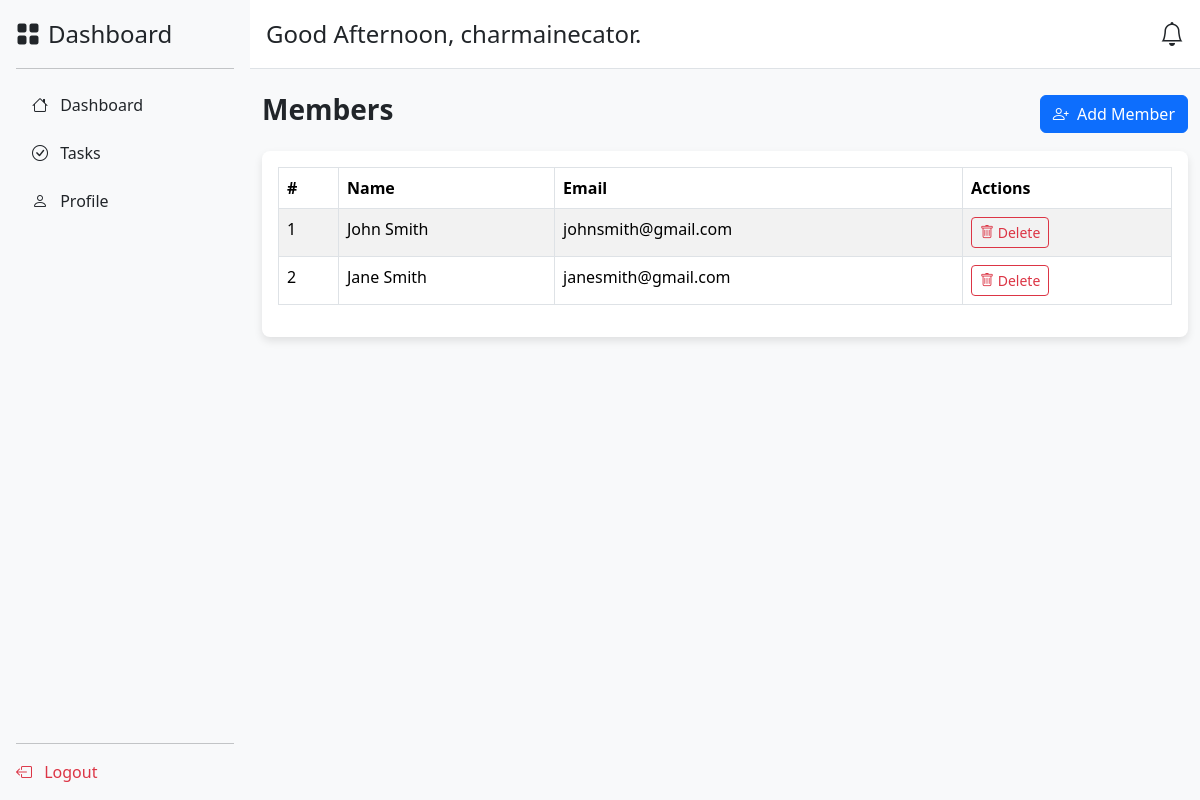
The page /members/ (signed in) on the database as committed earlier.
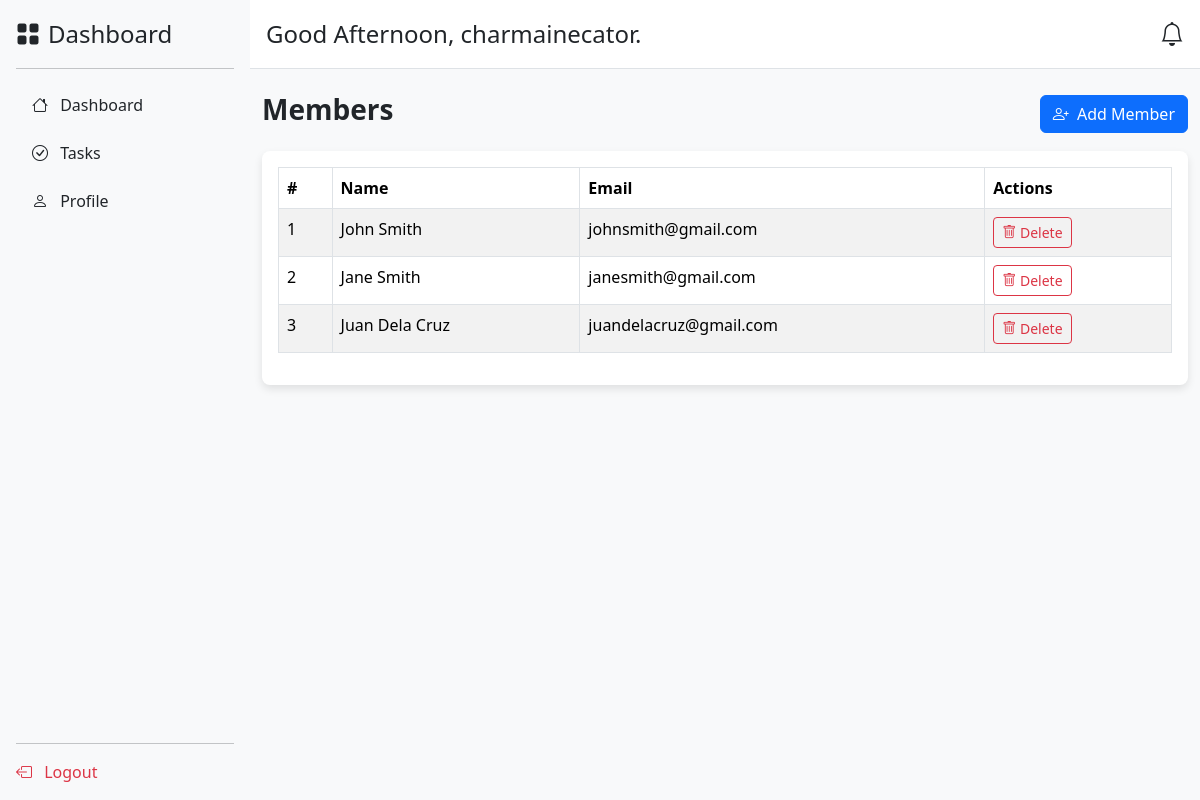
The same page on the database as committed later.
### app/models.py (models this page shows, shortened)
class TeamMember(models.Model):
    user = models.OneToOneField(User, on_delete=models.CASCADE, related_name="team_member")
    added_by = models.ForeignKey(User, on_delete=models.CASCADE, related_name="added_members")
    date_added = models.DateTimeField(auto_now_add=True)

### app/views.py (the view, shortened to what this page needs)
# urls.py: path('members/', views.members, name='members'),
@login_required
def members(request):
    try:
        team_members = TeamMember.objects.filter(added_by_id=request.user)
        return render(request, 'app/members.html', {'team_members': team_members})
    except Exception as e:
        messages.error(request, f"An error occurred: {e}")
        return redirect('dashboard')
    except Exception as e:
        messages.error(request, f"An error occurred: {e}")
        return redirect('dashboard')

### app/context_processors.py (called while the page is built)
def add_current_time(request):
    gmt8 = pytz.timezone('Asia/Manila')  # Set the timezone to GMT+8
    current_time = timezone.now().astimezone(gmt8)  # Convert current time to GMT+8
    return {'current_time': current_time}

### app/templates/app/members.html (shortened to what this page needs)
<!DOCTYPE html>
<html lang="en">
<head>
    <link href="https://cdn.jsdelivr.net/npm/bootstrap@5.3.3/dist/css/bootstrap.min.css" rel="stylesheet">
    <link href="https://cdn.jsdelivr.net/npm/bootstrap-icons@1.10.5/font/bootstrap-icons.css" rel="stylesheet">
</head>
<body>
    <div class="d-flex">
        {% include 'app/sidebar.html' %}
        <div class="flex-grow-1 bg-light">
            {% include 'app/header.html' %}
            <div class="container mt-4">
                <div class="d-flex justify-content-between align-items-center mb-3">
                    <h3 class="fw-bold">Members</h3>
                    <button class="btn btn-primary" data-bs-toggle="modal" data-bs-target="#addMemberModal">
                        <i class="bi bi-person-plus me-1"></i> Add Member
                    </button>
                </div>
                <div class="table-container bg-white p-3">
                    <table class="table table-hover table-striped table-bordered">
                        <thead>
                            <tr>
                                <th>#</th>
                                <th>Name</th>
                                <th>Email</th>
                                <th>Actions</th>
                            </tr>
                        </thead>
                        <tbody>
                            {% for member in team_members %}
                            <tr>
                                <td>{{ forloop.counter }}</td>
                                <td>{{ member.user.get_full_name }}</td>
                                <td>{{ member.user.email }}</td>
                                <td>
                                    <button class="btn btn-sm btn-outline-danger delete-btn"
                                            data-member-id="{{ member.id }}"
                                            data-member-name="{{ member.user.get_full_name }}">
                                        <i class="bi bi-trash"></i> Delete
                                    </button>
                                </td>
                            </tr>
                            {% empty %}
                            <tr>
                                <td colspan="4" class="text-center">No members added yet.</td>
                            </tr>
                            {% endfor %}
                        </tbody>
                    </table>
                </div>
            </div>
        </div>
    </div>
</body>
</html>

Rows that differ between the two databases and show on the page:
added TeamMember: user.get_full_name "Juan Dela Cruz", user.email "juandelacruz@gmail.com"
